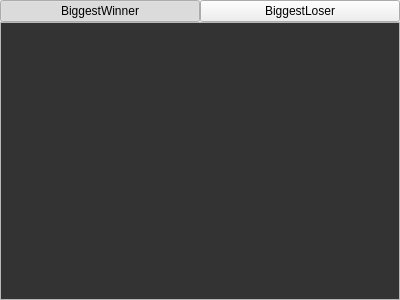
<?xml version="1.0" encoding="UTF-8"?>
<ui version="4.0">
 <class>BiggestDistanceWidget</class>
 <widget class="QWidget" name="BiggestDistanceWidget">
  <property name="geometry">
   <rect>
    <x>0</x>
    <y>0</y>
    <width>400</width>
    <height>300</height>
   </rect>
  </property>
  <property name="windowTitle">
   <string>Form</string>
  </property>
  <layout class="QVBoxLayout" name="verticalLayout">
   <property name="spacing">
    <number>0</number>
   </property>
   <property name="leftMargin">
    <number>0</number>
   </property>
   <property name="topMargin">
    <number>0</number>
   </property>
   <property name="rightMargin">
    <number>0</number>
   </property>
   <property name="bottomMargin">
    <number>0</number>
   </property>
   <item>
    <layout class="QHBoxLayout" name="horizontalLayout">
     <item>
      <widget class="QPushButton" name="pushButtonWinner">
       <property name="text">
        <string>BiggestWinner</string>
       </property>
       <property name="checkable">
        <bool>true</bool>
       </property>
       <property name="checked">
        <bool>true</bool>
       </property>
       <attribute name="buttonGroup">
        <string notr="true">buttonGroup</string>
       </attribute>
      </widget>
     </item>
     <item>
      <widget class="QPushButton" name="pushButtonLoser">
       <property name="text">
        <string>BiggestLoser</string>
       </property>
       <property name="checkable">
        <bool>true</bool>
       </property>
       <attribute name="buttonGroup">
        <string notr="true">buttonGroup</string>
       </attribute>
      </widget>
     </item>
    </layout>
   </item>
   <item>
    <widget class="QStackedWidget" name="stackedWidget">
     <widget class="QWidget" name="page">
      <layout class="QVBoxLayout" name="verticalLayout_2">
       <property name="spacing">
        <number>0</number>
       </property>
       <property name="leftMargin">
        <number>0</number>
       </property>
       <property name="topMargin">
        <number>0</number>
       </property>
       <property name="rightMargin">
        <number>0</number>
       </property>
       <property name="bottomMargin">
        <number>0</number>
       </property>
       <item>
        <widget class="QTreeWidget" name="treeWidgetWinner">
         <property name="palette">
          <palette>
           <active>
            <colorrole role="Base">
             <brush brushstyle="SolidPattern">
              <color alpha="255">
               <red>51</red>
               <green>51</green>
               <blue>51</blue>
              </color>
             </brush>
            </colorrole>
           </active>
           <inactive>
            <colorrole role="Base">
             <brush brushstyle="SolidPattern">
              <color alpha="255">
               <red>51</red>
               <green>51</green>
               <blue>51</blue>
              </color>
             </brush>
            </colorrole>
           </inactive>
           <disabled>
            <colorrole role="Base">
             <brush brushstyle="SolidPattern">
              <color alpha="255">
               <red>237</red>
               <green>237</green>
               <blue>237</blue>
              </color>
             </brush>
            </colorrole>
           </disabled>
          </palette>
         </property>
         <property name="focusPolicy">
          <enum>Qt::NoFocus</enum>
         </property>
         <property name="columnCount">
          <number>3</number>
         </property>
         <attribute name="headerVisible">
          <bool>false</bool>
         </attribute>
         <column>
          <property name="text">
           <string notr="true">1</string>
          </property>
         </column>
         <column>
          <property name="text">
           <string notr="true">2</string>
          </property>
         </column>
         <column>
          <property name="text">
           <string notr="true">3</string>
          </property>
         </column>
        </widget>
       </item>
      </layout>
     </widget>
     <widget class="QWidget" name="page_2">
      <layout class="QVBoxLayout" name="verticalLayout_3">
       <property name="spacing">
        <number>0</number>
       </property>
       <property name="leftMargin">
        <number>0</number>
       </property>
       <property name="topMargin">
        <number>0</number>
       </property>
       <property name="rightMargin">
        <number>0</number>
       </property>
       <property name="bottomMargin">
        <number>0</number>
       </property>
       <item>
        <widget class="QTreeWidget" name="treeWidgetLoser">
         <property name="palette">
          <palette>
           <active>
            <colorrole role="Base">
             <brush brushstyle="SolidPattern">
              <color alpha="255">
               <red>51</red>
               <green>51</green>
               <blue>51</blue>
              </color>
             </brush>
            </colorrole>
           </active>
           <inactive>
            <colorrole role="Base">
             <brush brushstyle="SolidPattern">
              <color alpha="255">
               <red>51</red>
               <green>51</green>
               <blue>51</blue>
              </color>
             </brush>
            </colorrole>
           </inactive>
           <disabled>
            <colorrole role="Base">
             <brush brushstyle="SolidPattern">
              <color alpha="255">
               <red>237</red>
               <green>237</green>
               <blue>237</blue>
              </color>
             </brush>
            </colorrole>
           </disabled>
          </palette>
         </property>
         <property name="focusPolicy">
          <enum>Qt::NoFocus</enum>
         </property>
         <property name="columnCount">
          <number>3</number>
         </property>
         <attribute name="headerVisible">
          <bool>false</bool>
         </attribute>
         <column>
          <property name="text">
           <string notr="true">1</string>
          </property>
         </column>
         <column>
          <property name="text">
           <string notr="true">2</string>
          </property>
         </column>
         <column>
          <property name="text">
           <string notr="true">3</string>
          </property>
         </column>
        </widget>
       </item>
      </layout>
     </widget>
    </widget>
   </item>
  </layout>
 </widget>
 <resources/>
 <connections/>
 <buttongroups>
  <buttongroup name="buttonGroup"/>
 </buttongroups>
</ui>
